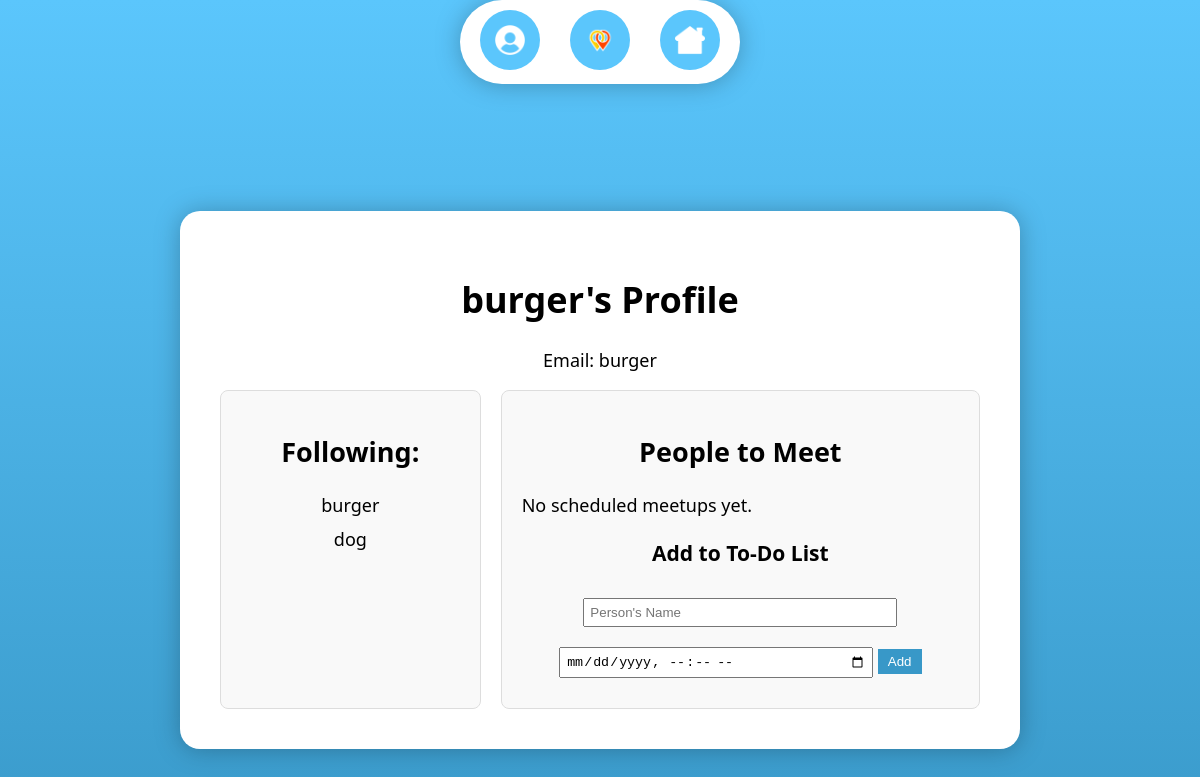
Screenshot of /profile/burger (signed in) with the database file from the repository.
### meetups/models.py (models this page shows, shortened)
class Profile(models.Model):
    user = models.OneToOneField(User, on_delete=models.CASCADE)
    follows = models.ManyToManyField(
        "self",
        related_name="followed_by",
        symmetrical=False,
        blank=True
    )
    qr_code_id = models.UUIDField(default=uuid.uuid4, unique=True, editable=False)

class User(AbstractUser):
    email = models.EmailField('Email', unique=True)
    USERNAME_FIELD = 'email'
    REQUIRED_FIELDS = []
    objects = UserManager()

### meetups/views.py (the view)
# urls.py: path('profile/<str:username>', views.user_profile_page, name="profile"),
@login_required
def user_profile_page(request, username=None):
    if username:  # Fetch the profile by username if provided
        profile = get_object_or_404(Profile, user__username=username)
    else:  # Default to the logged-in user's profile if no username is given
        profile = request.user.profile
    meetups = MeetupToDo.objects.filter(user=request.user)
    following_list = profile.follows.all()
    if 'person_to_meet' in request.POST and 'meet_time' in request.POST:
            person_to_meet = request.POST['person_to_meet']
            meet_time = request.POST['meet_time']
            MeetupToDo.objects.create(user=request.user, person_to_meet=person_to_meet, meet_time=meet_time)
            return redirect('profile', username=profile.user.username)  # Redirect after adding to-do item
    return render(request, 'profile.html', {
        'profile': profile,
        'meetups': meetups,
        'following_list': following_list
    })

### meetups/templates/profile.html (shortened to what this page needs)
{% extends 'base.html' %}
{% block content %}
    <div class="profile-container">
        <h1>{{ profile.user.username }}'s Profile</h1>
        <p>Email: {{ profile.user.email }}</p>
        <div class="profile-content">
            <div class="left-section">
                <h2>Following:</h2>
                <ul class="following-list">
                    {% for follow in following_list %}
                        <li>{{ follow.user.username }}</li>
                    {% empty %}
                        <li>You're not following anyone yet.</li>
                    {% endfor %}
                </ul>
            </div>
            <div class="right-section">
                <h2>People to Meet</h2>
                <ul id="todo-list">
                    {% for meetup in meetups %}
                        <li id="meetup-{{ meetup.id }}">
                            {{ meetup.person_to_meet }} at {{ meetup.meet_time }}
                            <button class="delete-meetup" data-id="{{ meetup.id }}">Delete</button>
                        </li>
                    {% empty %}
                        <li>No scheduled meetups yet.</li>
                    {% endfor %}
                </ul>
                <h3>Add to To-Do List</h3>
                <form method="POST" class="todo-form">
                    <input type="text" name="person_to_meet" placeholder="Person's Name" required>
                    <input type="datetime-local" name="meet_time" required>
                    <button type="submit">Add</button>
                </form>
            </div>
        </div>
    </div>
{% endblock %}

### meetups/templates/base.html (style rules this page uses)
body { min-height: 100vh; margin: 0; padding-top: 80px; background: linear-gradient(to bottom, #5BC6FC, #3898C8); font-family: 'Segoe UI', Tahoma, Geneva, Verdana, sans-serif; font-size: large; display: flex; flex-direction: column; justify-content: space-between; align-items: center; }

### meetups/templates/profile.html (style rules this page uses)
.profile-container { max-width: 1000px; margin: 0 auto; padding: 20px; }
.profile-content { display: flex; justify-content: space-between; gap: 20px; }
.left-section { flex: 1; max-height: 500px; overflow-y: auto; background-color: #f9f9f9; padding: 20px; border-radius: 8px; border: 1px solid #ddd; }
.following-list { list-style-type: none; padding: 0; }
.following-list li { margin: 10px 0; }
.right-section { flex: 2; background-color: #f9f9f9; padding: 20px; border-radius: 8px; border: 1px solid #ddd; }
.todo-form input[type="text"], .todo-form input[type="datetime-local"] { margin: 10px 0; padding: 5px; width: 80%; max-width: 300px; }
.todo-form button { padding: 5px 10px; background-color: #3898C8; color: white; border: none; cursor: pointer; }
#todo-list { list-style-type: none; padding: 0; }
#todo-list li { margin: 10px 0; display: flex; justify-content: space-between; }

### rows the page displays
Profile: user.username "burger", user.email "burger"
Profile: user.username "dog"
